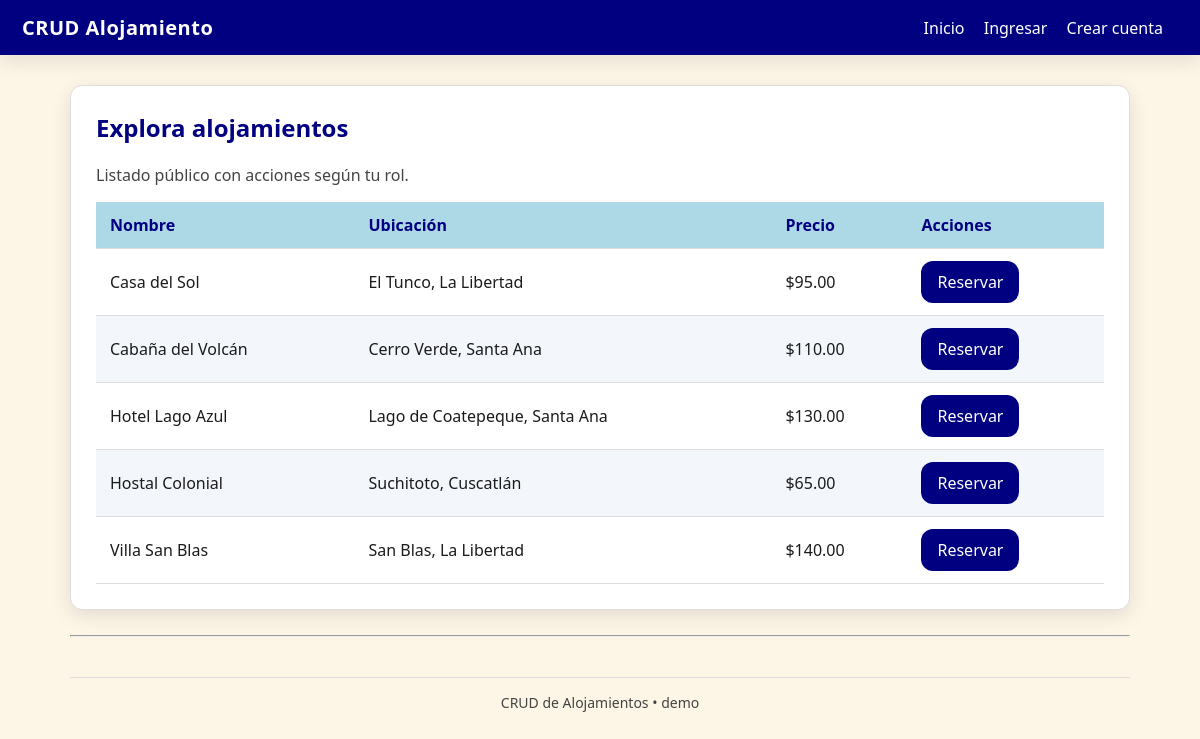
The page / on the database its author committed.
### tables this page shows
CREATE TABLE alojamientos (
    id INT AUTO_INCREMENT PRIMARY KEY,
    nombre VARCHAR(150) NOT NULL,
    descripcion TEXT,
    ubicacion VARCHAR(150),
    precio DECIMAL(10,2),
    imagen VARCHAR(255),
    creado_por INT NULL,
    creado_en TIMESTAMP DEFAULT CURRENT_TIMESTAMP,
    FOREIGN KEY (creado_por) REFERENCES usuarios(id) ON DELETE SET NULL
);

### includes/auth.php (called while the page is built, shortened)
<?php
function user() {
  return $_SESSION['user'] ?? null;
}
function is_admin() {
  return isset($_SESSION['user']) && $_SESSION['user']['tipo'] === 'administrador';
}

### index.php (the view)
<?php require_once __DIR__.'/includes/db.php'; ?>
<?php require_once __DIR__.'/includes/header.php'; ?>
<div class="card">
  <h2>Explora alojamientos</h2>
  <p class="muted">Listado público con acciones según tu rol.</p>
  <?php
    $stmt = $pdo->query("SELECT id, nombre, descripcion, ubicacion, precio, imagen FROM alojamientos ORDER BY creado_en DESC");
    $rows = $stmt->fetchAll(PDO::FETCH_ASSOC);
  ?>
  <table>
    <thead>
      <tr><th>Nombre</th><th>Ubicación</th><th>Precio</th><th>Acciones</th></tr>
    </thead>
    <tbody>
      <?php foreach ($rows as $r): ?>
        <tr>
          <td><?= htmlspecialchars($r['nombre']) ?></td>
          <td><?= htmlspecialchars($r['ubicacion']) ?></td>
          <td>$<?= number_format($r['precio'],2) ?></td>
          <td>
            <?php if (is_admin()): ?>
              <a class="btn" href="<?= BASE_URL ?>/alojamientos/edit.php?id=<?= $r['id'] ?>">Editar</a>
              <a class="btn danger" href="<?= BASE_URL ?>/alojamientos/delete.php?id=<?= $r['id'] ?>" onclick="return confirm('¿Eliminar?')">Eliminar</a>
            <?php elseif (user()): ?>
              <a class="btn primary" href="<?= BASE_URL ?>/reservas/add.php?id=<?= $r['id'] ?>">Reservar</a>
            <?php else: ?>
              <a class="btn primary" href="<?= BASE_URL ?>/auth/login.php">Reservar</a>
            <?php endif; ?>
          </td>
        </tr>
      <?php endforeach; ?>
    </tbody>
  </table>
</div>
<hr>
<footer class="muted">CRUD de Alojamientos • <span class="tag">demo</span></footer>
</main>
</body></html>

### includes/header.php (shortened to what this page needs)
<?php require_once __DIR__.'/auth.php'; require_once __DIR__.'/config.php'; ?>
<!doctype html>
<html lang="es">
<head>
</head>
<body>
  <nav class="nav">
    <div><strong>CRUD Alojamiento</strong></div>
    <div>
      <a href="<?= BASE_URL ?>/">Inicio</a>
      <?php if (user()): ?>
        <a href="<?= BASE_URL ?>/cuenta.php">Mi cuenta</a>
        <a href="<?= BASE_URL ?>/reservas/mis_reservas.php">Mis reservas</a>
        <?php if (is_admin()): ?>
          <a href="<?= BASE_URL ?>/alojamientos/create.php">Nuevo alojamiento</a>
        <?php endif; ?>
        <a href="<?= BASE_URL ?>/auth/logout.php">Salir</a>
      <?php else: ?>
        <a href="<?= BASE_URL ?>/auth/login.php">Ingresar</a>
        <a href="<?= BASE_URL ?>/auth/register.php">Crear cuenta</a>
      <?php endif; ?>
    </div>
  </nav>
  <main class="wrap">

### includes/header.php (style rules this page uses)
:root { --bg: #FDF5E6; --primary: #000080; --secondary: #ADD8E6; --text: #1b1b1b; --muted: #444; --card: #ffffff; --border: #ddd; --radius: 12px; --shadow: 0 6px 20px rgba(0, 0, 0, 0.1); }
* { box-sizing: border-box; }
body { background: var(--bg); color: var(--text); font-family: 'Segoe UI', Arial, sans-serif; margin: 0; padding: 0; }
.nav { background: var(--primary); color: white; display: flex; justify-content: space-between; align-items: center; padding: 14px 22px; box-shadow: var(--shadow); }
.nav strong { font-size: 20px; letter-spacing: 0.5px; }
.nav a { color: white; text-decoration: none; margin-right: 15px; font-weight: 500; transition: 0.2s; }
.wrap { max-width: 1100px; margin: 30px auto; padding: 0 20px; }
.card { background: var(--card); border: 1px solid var(--border); border-radius: var(--radius); padding: 25px; box-shadow: var(--shadow); margin-bottom: 25px; transition: 0.2s; }
h2 { color: var(--primary); margin-top: 0; }
p.muted { color: var(--muted); }
table { width: 100%; border-collapse: collapse; margin-top: 10px; }
th, td { border-bottom: 1px solid var(--border); padding: 12px 14px; text-align: left; }
th { background: var(--secondary); color: var(--primary); }
tr:nth-child(even) { background: #f3f7fb; }
.btn { background: var(--primary); color: white; border: none; border-radius: var(--radius); padding: 10px 16px; cursor: pointer; transition: 0.2s; display: inline-block; text-decoration: none; }
footer { text-align: center; margin-top: 40px; color: var(--muted); font-size: 14px; border-top: 1px solid var(--border); padding-top: 15px; }

### rows shown on the page
alojamientos: nombre "Casa del Sol", ubicacion "El Tunco, La Libertad", precio "95.00"
alojamientos: nombre "Cabaña del Volcán", ubicacion "Cerro Verde, Santa Ana", precio "110.00"
alojamientos: nombre "Hotel Lago Azul", ubicacion "Lago de Coatepeque, Santa Ana", precio "130.00"
alojamientos: nombre "Hostal Colonial", ubicacion "Suchitoto, Cuscatlán", precio "65.00"
alojamientos: nombre "Villa San Blas", ubicacion "San Blas, La Libertad", precio "140.00"
